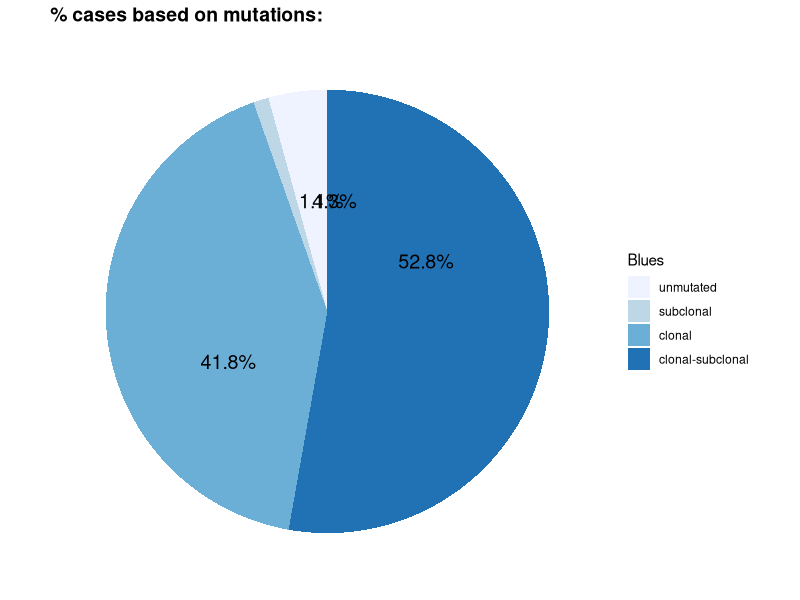

Write R code to recreate this figure.
library(ggplot2)
library(scales)#引入percent函数
library(RColorBrewer)
col <- brewer.pal(9,"Blues")[c(2,4,6,8)] #表示使用Blues的2,4,6,8颜色,这样可以区分开
pie.df <- data.frame(group = c("unmutated", "clonal-subclonal", "clonal","subclonal"),
                     value = c(536-513, 283, 224,6))
pie<- ggplot(pie.df, aes(x="", y=value, fill=factor(group,levels = c("unmutated", "subclonal","clonal","clonal-subclonal"))))+ #fill设置因子调颜色顺序
  geom_bar(width = 1, stat = "identity")+
  coord_polar(theta ="y", start=0)
blank_theme <- theme_minimal()+
  theme(
    axis.title.x = element_blank(),
    axis.title.y = element_blank(),
    panel.border = element_blank(),
    panel.grid=element_blank(),
    axis.ticks = element_blank(),
    plot.title=element_text(size=14, face="bold")
  )      
pie.out <- pie + scale_fill_brewer("Blues") + blank_theme +
  theme(axis.text.x=element_blank())+
  labs(title = "% cases based on mutations:",x = NULL, y = NULL, fill = NULL)+
  geom_text(aes(y = value/4 + c(0, cumsum(value)[-length(value)]), 
                label = percent(value/sum(value))),size=5) #调文本位置,暂时没办法，用AI调吧
ggsave(pie.out,filename = "D:/R/Project/预后分析/克隆预后分析/结直肠癌克隆预后分析/Results/1.DriverGeneClone/pie.pdf")
